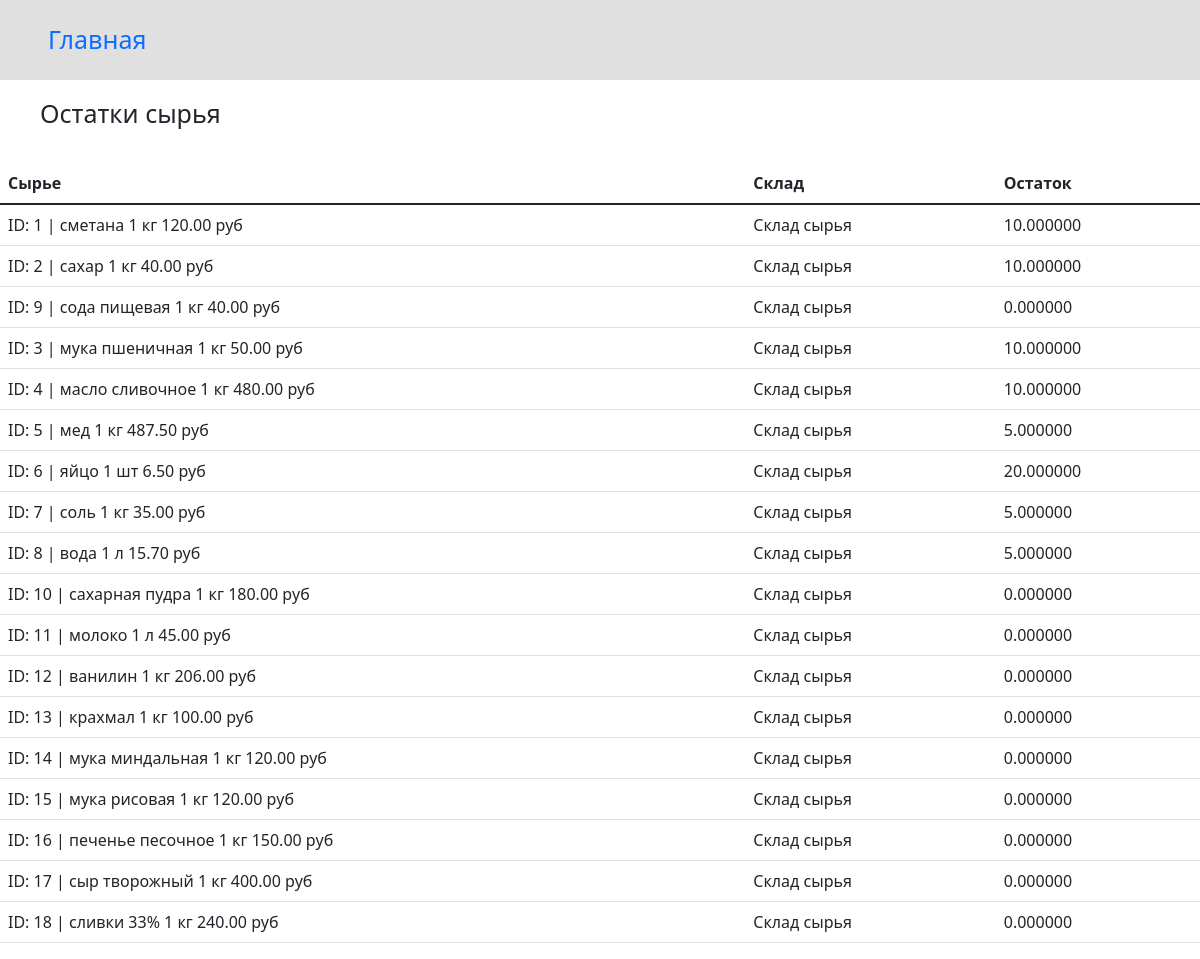
The app's page /show_raw_rests/ with its own data.
### store_app/models.py (models this page shows, shortened)
class RawRest(models.Model):
    raw = models.ForeignKey(Raw, on_delete=models.CASCADE)
    warehouse_raw = models.ForeignKey(RawWarehouse, on_delete=models.CASCADE)
    raw_rest = models.DecimalField(max_digits=18, decimal_places=6, default=0)
    class Meta:
        constraints = [
            models.UniqueConstraint(fields=['raw', 'warehouse_raw'], name='unique_RawRest')
        ]

class Raw(models.Model):
    raw_num = models.CharField(max_length=20, unique=True)
    raw_name = models.CharField(max_length=100)
    raw_cost = models.DecimalField(max_digits=7, decimal_places=2)
    def __str__(self):
        return f'ID: {self.id} | {self.raw_name} {self.raw_cost} руб'

class RawWarehouse(models.Model):
    warehouse_raw_name = models.CharField(max_length=100)
    def __str__(self):
        return f'{self.warehouse_raw_name}'

### store_app/views.py (the view)
# urls.py: path('show_raw_rests/', views.show_raw_rests),
def show_raw_rests(request):
    rests = RawRest.objects.all()
    return render(request, "show_raw_rests.html", {"rests": rests})

### templates/show_raw_rests.html (shortened to what this page needs)
<!DOCTYPE html>
<html lang="ru">
  <head>
    <link href="https://cdn.jsdelivr.net/npm/bootstrap@5.1.3/dist/css/bootstrap.min.css" rel="stylesheet">
  </head>
  <body>
  <header style="background-color: rgb(225, 224, 224);">
    <div class="text-bg-light p-2">
       <a class="nav-item nav-link" href="/" style="font-size: 25px; padding: 13px 40px;">Главная</a>
    </div>
  </header>
  <main>
    <p style="font-size: 25px; padding: 15px 40px;">Остатки сырья</p>
  <table class="table table-hover">
  <thead>
    <tr>
      <th scope="col">Сырье</th>
      <th scope="col">Склад</th>
      <th scope="col">Остаток</th>
    </tr>
  </thead>
    <tbody>
      {% for rest in rests %}
      <tr>
        <td>{{rest.raw}}</td>
        <td>{{rest.warehouse_raw}}</td>
        <td>{{rest.raw_rest}}</td>
      </tr>
      {% endfor %}
    </tbody>
  </table>
  </main>
  </body>
</html>

### records on screen
RawRest: raw "ID: 1 | сметана 1 кг 120.00 руб", warehouse_raw "Склад сырья", raw_rest "10.000000"
RawRest: raw "ID: 2 | сахар 1 кг 40.00 руб", warehouse_raw "Склад сырья", raw_rest "10.000000"
RawRest: raw "ID: 9 | сода пищевая 1 кг 40.00 руб", warehouse_raw "Склад сырья", raw_rest "0.000000"
RawRest: raw "ID: 3 | мука пшеничная 1 кг 50.00 руб", warehouse_raw "Склад сырья", raw_rest "10.000000"
RawRest: raw "ID: 4 | масло сливочное 1 кг 480.00 руб", warehouse_raw "Склад сырья", raw_rest "10.000000"
RawRest: raw "ID: 5 | мед 1 кг 487.50 руб", warehouse_raw "Склад сырья", raw_rest "5.000000"
RawRest: raw "ID: 6 | яйцо 1 шт 6.50 руб", warehouse_raw "Склад сырья", raw_rest "20.000000"
RawRest: raw "ID: 7 | соль 1 кг 35.00 руб", warehouse_raw "Склад сырья", raw_rest "5.000000"
RawRest: raw "ID: 8 | вода 1 л 15.70 руб", warehouse_raw "Склад сырья", raw_rest "5.000000"
RawRest: raw "ID: 10 | сахарная пудра 1 кг 180.00 руб", warehouse_raw "Склад сырья", raw_rest "0.000000"
RawRest: raw "ID: 11 | молоко 1 л 45.00 руб", warehouse_raw "Склад сырья", raw_rest "0.000000"
RawRest: raw "ID: 12 | ванилин 1 кг 206.00 руб", warehouse_raw "Склад сырья", raw_rest "0.000000"
RawRest: raw "ID: 13 | крахмал 1 кг 100.00 руб", warehouse_raw "Склад сырья", raw_rest "0.000000"
RawRest: raw "ID: 14 | мука миндальная 1 кг 120.00 руб", warehouse_raw "Склад сырья", raw_rest "0.000000"
RawRest: raw "ID: 15 | мука рисовая 1 кг 120.00 руб", warehouse_raw "Склад сырья", raw_rest "0.000000"
RawRest: raw "ID: 16 | печенье песочное 1 кг 150.00 руб", warehouse_raw "Склад сырья", raw_rest "0.000000"
RawRest: raw "ID: 17 | сыр творожный 1 кг 400.00 руб", warehouse_raw "Склад сырья", raw_rest "0.000000"
RawRest: raw "ID: 18 | сливки 33% 1 кг 240.00 руб", warehouse_raw "Склад сырья", raw_rest "0.000000"
